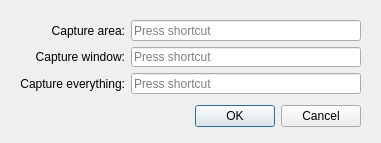
<?xml version="1.0" encoding="UTF-8"?>
<ui version="4.0">
 <class>Settings</class>
 <widget class="QDialog" name="Settings">
  <property name="geometry">
   <rect>
    <x>0</x>
    <y>0</y>
    <width>381</width>
    <height>143</height>
   </rect>
  </property>
  <property name="windowTitle">
   <string>Skypush - Settings</string>
  </property>
  <widget class="QDialogButtonBox" name="buttonBox">
   <property name="geometry">
    <rect>
     <x>20</x>
     <y>100</y>
     <width>341</width>
     <height>32</height>
    </rect>
   </property>
   <property name="orientation">
    <enum>Qt::Horizontal</enum>
   </property>
   <property name="standardButtons">
    <set>QDialogButtonBox::Cancel|QDialogButtonBox::Ok</set>
   </property>
  </widget>
  <widget class="QWidget" name="formLayoutWidget">
   <property name="geometry">
    <rect>
     <x>20</x>
     <y>20</y>
     <width>341</width>
     <height>74</height>
    </rect>
   </property>
   <layout class="QFormLayout" name="formLayout">
    <property name="labelAlignment">
     <set>Qt::AlignRight|Qt::AlignTrailing|Qt::AlignVCenter</set>
    </property>
    <item row="0" column="0">
     <widget class="QLabel" name="label">
      <property name="text">
       <string>Capture area:</string>
      </property>
      <property name="alignment">
       <set>Qt::AlignRight|Qt::AlignTrailing|Qt::AlignVCenter</set>
      </property>
     </widget>
    </item>
    <item row="1" column="0">
     <widget class="QLabel" name="label_2">
      <property name="text">
       <string>Capture window:</string>
      </property>
      <property name="alignment">
       <set>Qt::AlignRight|Qt::AlignTrailing|Qt::AlignVCenter</set>
      </property>
     </widget>
    </item>
    <item row="2" column="0">
     <widget class="QLabel" name="label_3">
      <property name="text">
       <string>Capture everything:</string>
      </property>
      <property name="alignment">
       <set>Qt::AlignRight|Qt::AlignTrailing|Qt::AlignVCenter</set>
      </property>
     </widget>
    </item>
    <item row="0" column="1">
     <widget class="QKeySequenceEdit" name="editAreaHotkey"/>
    </item>
    <item row="1" column="1">
     <widget class="QKeySequenceEdit" name="editWindowHotkey"/>
    </item>
    <item row="2" column="1">
     <widget class="QKeySequenceEdit" name="editEverythingHotkey"/>
    </item>
   </layout>
  </widget>
 </widget>
 <resources/>
 <connections>
  <connection>
   <hints>
    <hint type="sourcelabel">
     <x>248</x>
     <y>254</y>
    </hint>
    <hint type="destinationlabel">
     <x>157</x>
     <y>274</y>
    </hint>
   </hints>
  </connection>
  <connection>
   <sender>buttonBox</sender>
   <signal>rejected()</signal>
   <receiver>Settings</receiver>
   <slot>reject()</slot>
   <hints>
    <hint type="sourcelabel">
     <x>316</x>
     <y>260</y>
    </hint>
    <hint type="destinationlabel">
     <x>286</x>
     <y>274</y>
    </hint>
   </hints>
  </connection>
 </connections>
</ui>
